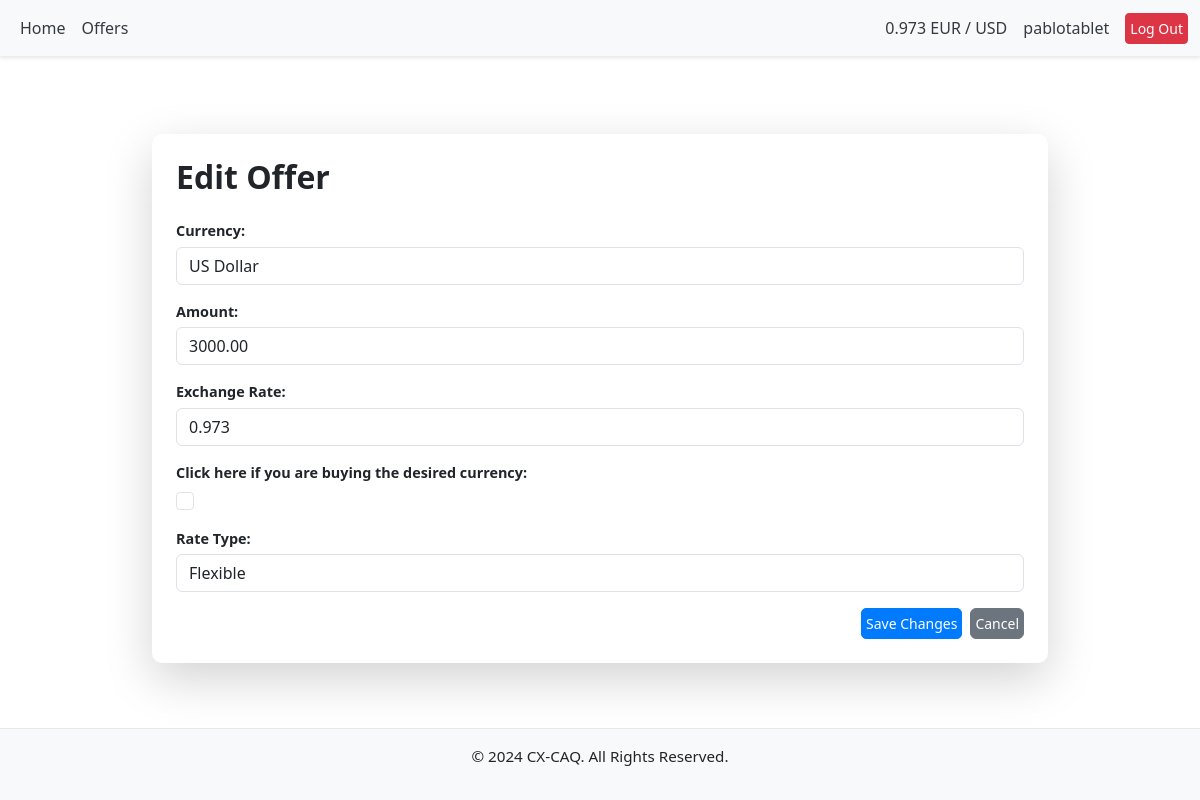
Before: /offers/edit/4/ (signed in) with the older database file.
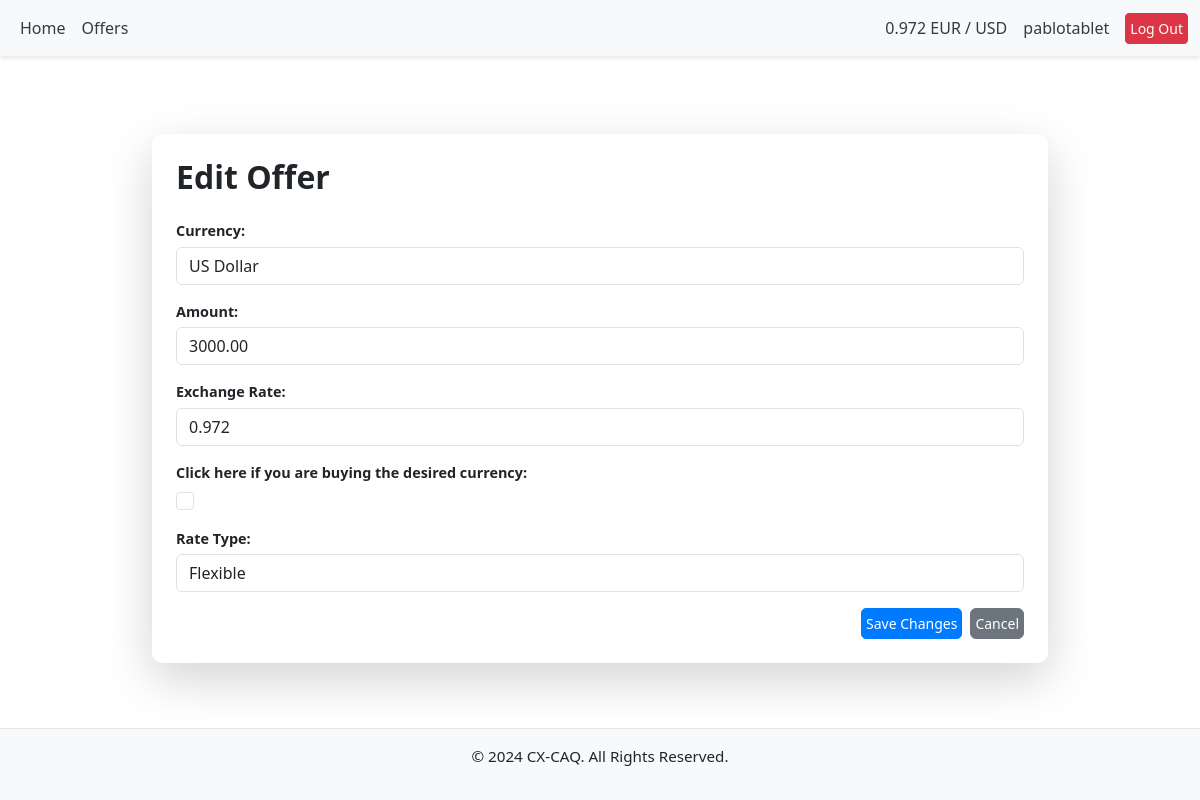
After: the same page with the newer database file.
### offers/models.py (models this page shows, shortened)
class Offer(models.Model):
    CURRENCY_CHOICES = [
        ('USD', 'US Dollar'),
        ('EUR', 'Euro'),
    ]
    RATE_TYPE_CHOICES = [
        ('FIXED', 'Fixed'),
        ('FLEXIBLE', 'Flexible'),
    ]
    user = models.ForeignKey(
        User, on_delete=models.CASCADE, related_name="offers")
    currency = models.CharField(max_length=3, choices=CURRENCY_CHOICES)
    amount = models.DecimalField(max_digits=10, decimal_places=2)
    exchange_rate = models.DecimalField(
        max_digits=8, decimal_places=3, null=True, blank=True)
    is_buying = models.BooleanField()
    rate_type = models.CharField(
        max_length=10, choices=RATE_TYPE_CHOICES, default='FIXED')
    created_at = models.DateTimeField(auto_now_add=True)
    class Meta:
        ordering = ['-created_at']

### offers/views.py (the view)
# urls.py: path('edit/<int:pk>/', views.edit_offer, name='edit_offer'),
@login_required
def edit_offer(request, pk):
    offer = get_object_or_404(Offer, pk=pk)
    next_url = request.GET.get('next', 'offers:view_offers')
    if offer.user != request.user:
        return HttpResponseForbidden()
    if offer.bids.filter(status='ACCEPTED').exists():
        messages.error(
            request, "You cannot edit this offer as it has at least one \
            accepted bid.")
        return redirect(next_url)
    if request.method == "POST":
        form = OfferForm(request.POST, instance=offer)
        if form.is_valid():
            updated_offer = form.save(commit=False)
            if updated_offer.rate_type == "FLEXIBLE":
                try:
                    latest_rate = LatestExchangeRate.objects.latest(
                        "timestamp").rate
                except LatestExchangeRate.DoesNotExist:
                    latest_rate = fetch_and_update_exchange_rate()
                updated_offer.exchange_rate = latest_rate
            updated_offer.save()
            messages.success(request, "Offer updated successfully.")
            return redirect(next_url)
    else:
        form = OfferForm(instance=offer)
    return render(request, 'offers/edit_offer.html', {'form': form})

### offers/forms.py (shortened to what this page needs)
class OfferForm(forms.ModelForm):
    class Meta:
        model = Offer
        fields = [
            'currency', 'amount', 'exchange_rate', 'is_buying', 'rate_type']
        widgets = {
            'currency': forms.Select(attrs={
                'class': 'form-control'
            }),
            'amount': forms.NumberInput(attrs={
                'class': 'form-control',
                'placeholder': 'Enter amount to buy or sell'}),
            'exchange_rate': forms.NumberInput(attrs={
                'class': 'form-control',
                'placeholder': 'Leave empty for latest rate'}),
            'rate_type': forms.Select(attrs={
                'class': 'form-control'}),
            'is_buying': forms.CheckboxInput(attrs={
                'class': 'form-check-input'}),
        }
        labels = {
            'currency': 'Currency',
            'amount': 'Amount',
            'exchange_rate': 'Exchange Rate',
            'is_buying': 'Click here if you are buying the desired currency',
            'rate_type': 'Rate Type',
            }

### offers/templates/offers/edit_offer.html (shortened to what this page needs)
{% extends "base.html" %}
{% block content %}
<div class="container mt-5">
    <div class="card p-4 shadow-lg">
        <h2 class="mb-4">Edit Offer</h2>
        <form method="post">
            {{ form.as_p }}
            <div class="d-flex justify-content-end gap-2">
                <button type="submit" class="btn btn-primary">Save Changes</button>
                <a href="{% url 'offers:view_offers' %}" class="btn btn-secondary" aria-label="Cancel offer edition">Cancel</a>
            </div>
        </form>
    </div>
</div>
{% endblock %}

### templates/base.html (shortened to what this page needs)
{% load static %}
<!DOCTYPE html>
<html lang="en">
<head>
    <link href="https://cdn.jsdelivr.net/npm/bootstrap@5.3.0-alpha3/dist/css/bootstrap.min.css" rel="stylesheet">
    <link rel="stylesheet" href="{% static 'css/style.css' %}">
    <link href="https://cdn.jsdelivr.net/npm/bootstrap-icons/font/bootstrap-icons.css" rel="stylesheet">
</head>
<body>
    <nav class="navbar navbar-expand-lg navbar-light bg-light">
        <div class="container-fluid">
            {% if user.is_authenticated %}
            <div class="collapse navbar-collapse" id="navbarNav">
                <ul class="navbar-nav">
                    <li class="nav-item">
                        <a class="nav-link" href="/">Home</a>
                    </li>
                    <li class="nav-item">
                        <a class="nav-link" href="{% url 'offers:view_offers'%}">Offers</a>
                    </li>
                </ul>
            </div>
            {% endif %}
            <div class="d-flex align-items-center">
                <div class="navbar-text me-3">
                    {{ exchange_rate }} EUR / USD
                </div>
                {% if user.is_authenticated %}
                <div class="navbar-text me-3">
                    {{ user.username }}
                </div>
                {% endif %}
                {% if user.is_authenticated %}
                <a href="/accounts/logout/" class="btn btn-danger btn-sm">Log Out</a>
                {% endif %}
            </div>
        </div>
    </nav>
    <main class="container mt-4">
        {% block content %}
        {% endblock %}
    </main>
    <footer class="bg-light text-center py-3 mt-auto">
        <p>&copy; 2024 CX-CAQ. All Rights Reserved.</p>
    </footer>
</body>
</html>

Changed rows visible on the page:
changed Offer "US Dollar": exchange_rate "0.973" → "0.972"
Other visible differences:
{{ exchange_rate }}: "0.973" → "0.972"
